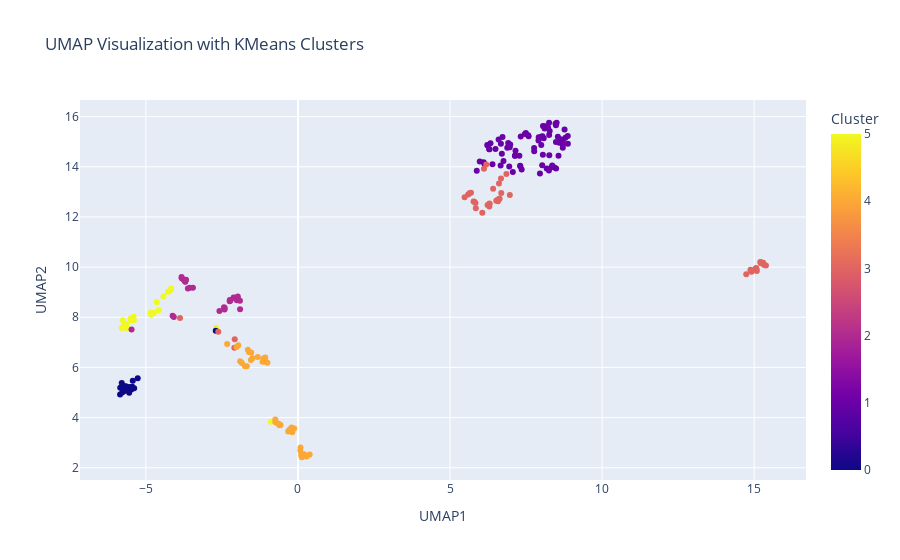

The notebook cell saved with this chart:
### Code cell
filepath = './embeddings/embeddings_cropped/hardtail_cv_april_2023-4_valid_cropped.json'
perfrom_clustering(filepath)

### Figure 1 — Plotly figure (JSON) as saved in the notebook; plotly's stock layout.template omitted (floating-point values rounded to 4 significant figures; data arrays with more than 128 entries replaced by an {"elided": "..."} marker saying what was removed)
{"data": [{"hovertemplate": "UMAP1=%{x}<br>UMAP2=%{y}<br>Cluster=%{marker.color}<extra></extra>", "legendgroup": "", "marker": {"color": {"elided": "231 int values"}, "coloraxis": "coloraxis", "symbol": "circle"}, "mode": "markers", "name": "", "orientation": "v", "showlegend": false, "type": "scatter", "x": {"elided": "231 float values"}, "xaxis": "x", "y": {"elided": "231 float values"}, "yaxis": "y"}], "layout": {"coloraxis": {"colorbar": {"title": {"text": "Cluster"}}, "colorscale": [[0, "#0d0887"], [0.1111, "#46039f"], [0.2222, "#7201a8"], [0.3333, "#9c179e"], [0.4444, "#bd3786"], [0.5556, "#d8576b"], [0.6667, "#ed7953"], [0.7778, "#fb9f3a"], [0.8889, "#fdca26"], [1, "#f0f921"]]}, "legend": {"tracegroupgap": 0}, "title": {"text": "UMAP Visualization with KMeans Clusters"}, "xaxis": {"anchor": "y", "domain": [0, 1], "title": {"text": "UMAP1"}}, "yaxis": {"anchor": "x", "domain": [0, 1], "title": {"text": "UMAP2"}}}}
